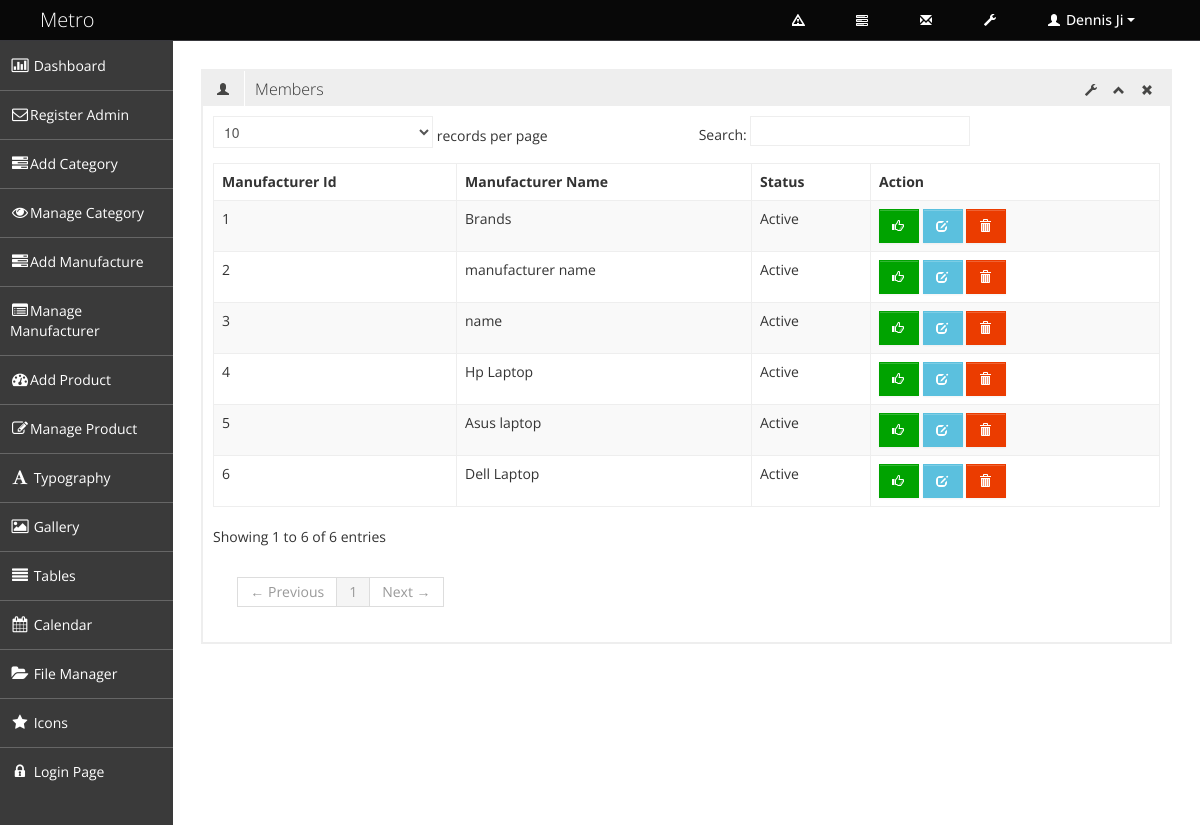
Page /index.php/products/manage_manufacturer on the committed database.
### tables this page shows
CREATE TABLE `tbl_manufacturer` (
  `manufacturer_id` int(11) NOT NULL,
  `manufacturer_name` varchar(255) NOT NULL,
  `manufacturer_short_description` text NOT NULL,
  `manufacturer_long_description` text NOT NULL,
  `manufacturer_status` tinyint(3) NOT NULL
);

### application/controllers/Products.php (called while the page is built, shortened)
<?php
class Products extends CI_Controller {
    function __construct() {
        $this->load->model('products_model');
    }
    function manage_manufacturer(){
        $data['all_manufacturer']=  $this->products_model->manage_manufacturer();
        $data['admin_maincontent']=  $this->load->view('admin/admin_pages/manage_manufacturer', $data,TRUE);
        $this->load->view('admin/admin_master',$data);
    }
}

### index.php (called while the page is built, shortened)
<?php
require_once BASEPATH.'core/CodeIgniter.php';

### application/models/Products_model.php (called while the page is built, shortened)
<?php
class Products_model extends CI_Model {
    function manage_manufacturer(){
      $result = $this->db->select('*')
                        ->from('tbl_manufacturer')
                        ->get()->result();
        return $result;
    }
 }

### application/views/admin/admin_pages/manage_manufacturer.php (the view, shortened to what this page needs)
<div class="row-fluid sortable">
    <div class="box span12">
        <div class="box-header" data-original-title>
            <h2><i class="halflings-icon user"></i><span class="break"></span>Members</h2>
            <div class="box-icon">
                <a href="#" class="btn-setting"><i class="halflings-icon wrench"></i></a>
                <a href="#" class="btn-minimize"><i class="halflings-icon chevron-up"></i></a>
                <a href="#" class="btn-close"><i class="halflings-icon remove"></i></a>
            </div>
        </div>
        <div class="box-content">
            <table class="table table-striped table-bordered bootstrap-datatable datatable">
                <thead>
                    <tr>
                        <th>Manufacturer Id</th>
                        <th>Manufacturer Name</th>
                        <th>Status</th>
                        <th>Action</th>
                    </tr>
                </thead>
                <tbody>
                    <?php foreach ($all_manufacturer as $manufacturer_info) { ?>
                        <tr>
                            <td><?php echo $manufacturer_info->manufacturer_id ?></td>
                            <td class="center"><?php echo $manufacturer_info->manufacturer_name ?></td>
                            <td>
                                <?php
                                if ($manufacturer_info->manufacturer_status == 1) {
                                    echo 'Active';
                                }elseif ($manufacturer_info->manufacturer_status == 2) {
                                    echo 'Inactive';
                                }elseif ($manufacturer_info->manufacturer_status == 3) {
                                    echo 'Deleted';
                                }
                                ?>
                            </td>
                            <td class="center">
  <?php if($manufacturer_info->manufacturer_status==1||$manufacturer_info->manufacturer_status==3 ){ ?>
                                <a class="btn btn-success" href="<?php echo base_url("change-manufacturer-status/$manufacturer_info->manufacturer_id/2")?>">
                                    <i class="halflings-icon white thumbs-up"></i>
                                </a>
  <?php } elseif($manufacturer_info->manufacturer_status==2) {?>
                                <a class="btn btn-danger" href="<?php echo base_url("change-manufacturer-status/$manufacturer_info->manufacturer_id/1")?>">
                                    <i class="halflings-icon white thumbs-down"></i>
                                </a>
  <?php }?>
                                <a class="btn btn-info" href="<?php echo base_url("edit-manufacturer-form/$manufacturer_info->manufacturer_id");?>">
                                    <i class="halflings-icon white edit"></i>
                                </a>
   <?php if($manufacturer_info->manufacturer_status!=3){?>
                                <a class="btn btn-danger" href="<?php echo base_url("change-manufacturer-status/$manufacturer_info->manufacturer_id/3")?>">
                                    <i class="halflings-icon white trash"></i>
                                </a>
   <?php }?>
                            </td>
                        </tr>
                    <?php } ?>
                </tbody>
            </table>
        </div>
    </div>
</div>

### assets/admin_assets/css/style.css (style rules this page uses)
body { background: #F5F5F5; color: #333; border: none; font-family: 'Open Sans', sans-serif; font-weight: 400; }
h2 { font-size: 16px; line-height: 16px; }
.box { border: 2px solid #eee; background: #fff !important; margin-bottom: 28px; }
.box-header { height: 16px; font-size: 16px; line-height: 16px; padding: 10px; background: #eee; -webkit-box-shadow: none; -moz-box-shadow: none; box-shadow: none; overflow: hidden; }
.box-header h2 { float:left; margin-top: 0px; font-weight: 300; }
.box-header h2 i { margin: 0px 3px 0px 4px; opacity: .8; filter: alpha(opacity=80); -ms-filter:"progid:DXImageTransform.Microsoft.Alpha(Opacity=80)"; }
.box-header .box-icon { float:right; margin-top: 1px; }
.box-header .box-icon i { -webkit-transition: all 0.1s ease-in-out; -moz-transition: all 0.1s ease-in-out; -o-transition: all 0.1s ease-in-out; -ms-transition: all 0.1s ease-in-out; transition: all 0.1s ease-in-out; opacity: .8; filter: alpha(opacity=80); -ms-filter:"progid:DXImageTransform.Microsoft.Alpha(Opacity=80)"; }
.box-header .box-icon a { margin: 0px 5px; }
.box-content { position: relative; z-index: 50; margin-top: -1px; padding: 10px; background: #fff !important; }
.btn { display: inline-block; padding: 6px 12px; margin-bottom: 0; font-size: 14px; font-weight: 500; line-height: 20px; text-align: center; white-space: nowrap; vertical-align: middle; cursor: pointer; border: 1px solid #a7a9aa; -webkit-border-radius: 0px !important; border-radius: 0px !important; }
.btn i { margin-top: 2px; }
.btn { color: #ffffff; background-color: #a7a9aa; border-color: #a7a9aa; background-image: none; filter: none; text-shadow: none; }
.btn-danger { background-color: #EB3C00; border-color: #EB3C00; }
.btn-success { background-color: #00A300; border-color: #00A300; }
.btn-info { background-color: #5bc0de; border-color: #5bc0de; }
.table th, .table td { border-top: 1px solid #eee; }
.table-bordered { border-color: #eee; -webkit-border-radius: 0px !important; -moz-border-radius: 0px !important; border-radius: 0px !important; }
.table-bordered th, .table-bordered td { border-left: 1px solid #eee; }
.table-bordered thead:first-child tr:first-child > th:first-child, .table-bordered tbody:first-child tr:first-child > td:first-child, .table-bordered tbody:first-child tr:first-child > th:first-child { -webkit-border-radius: 0px !important; -moz-border-radius: 0px !important; border-radius: 0px !important; }
.table-bordered thead:first-child tr:first-child > th:last-child, .table-bordered tbody:first-child tr:first-child > td:last-child, .table-bordered tbody:first-child tr:first-child > th:last-child { -webkit-border-radius: 0px !important; -moz-border-radius: 0px !important; border-radius: 0px !important; }
.table-bordered thead:last-child tr:last-child > th:first-child, .table-bordered tbody:last-child tr:last-child > td:first-child, .table-bordered tbody:last-child tr:last-child > th:first-child, .table-bordered tfoot:last-child tr:last-child > td:first-child, .table-bordered tfoot:last-child tr:last-child > th:first-child { -webkit-border-radius: 0px !important; -moz-border-radius: 0px !important; border-radius: 0px !important; }
.table-bordered thead:last-child tr:last-child > th:last-child, .table-bordered tbody:last-child tr:last-child > td:last-child, .table-bordered tbody:last-child tr:last-child > th:last-child, .table-bordered tfoot:last-child tr:last-child > td:last-child, .table-bordered tfoot:last-child tr:last-child > th:last-child { -webkit-border-radius: 0px !important; -moz-border-radius: 0px !important; border-radius: 0px !important; }

### assets/admin_assets/css/halflings.css (style rules this page uses)
html, html .halflings { -webkit-font-smoothing: antialiased !important; }
.halflings-icon { display: inline-block; width: 14px; height: 14px; line-height: 14px; vertical-align: text-top; background-image: url(../img/glyphicons_halflings.svg); background-position: 0 0; background-repeat: no-repeat; vertical-align: top; *display: inline; *zoom: 1; *margin-right: .3em; }
.halflings-icon.white { background-image: url(../img/glyphicons_halflings-white.svg); }
.halflings-icon.user { background-position: -168px 0; }
.halflings-icon.remove { background-position: -312px 0; }
.halflings-icon.trash { background-position: -456px 0; }
.halflings-icon.edit { background-position: -96px -72px; }
.halflings-icon.chevron-up { background-position: -288px -120px; }
.halflings-icon.thumbs-up { background-position: -96px -144px; }
.halflings-icon.wrench { background-position: -360px -144px; }

### rows in the picture
tbl_manufacturer: manufacturer_id "1", manufacturer_name "Brands", manufacturer_status "Active"
tbl_manufacturer: manufacturer_id "2", manufacturer_name "manufacturer name", manufacturer_status "Active"
tbl_manufacturer: manufacturer_id "3", manufacturer_name "name", manufacturer_status "Active"
tbl_manufacturer: manufacturer_id "4", manufacturer_name "Hp Laptop", manufacturer_status "Active"
tbl_manufacturer: manufacturer_id "5", manufacturer_name "Asus laptop", manufacturer_status "Active"
tbl_manufacturer: manufacturer_id "6", manufacturer_name "Dell Laptop", manufacturer_status "Active"
